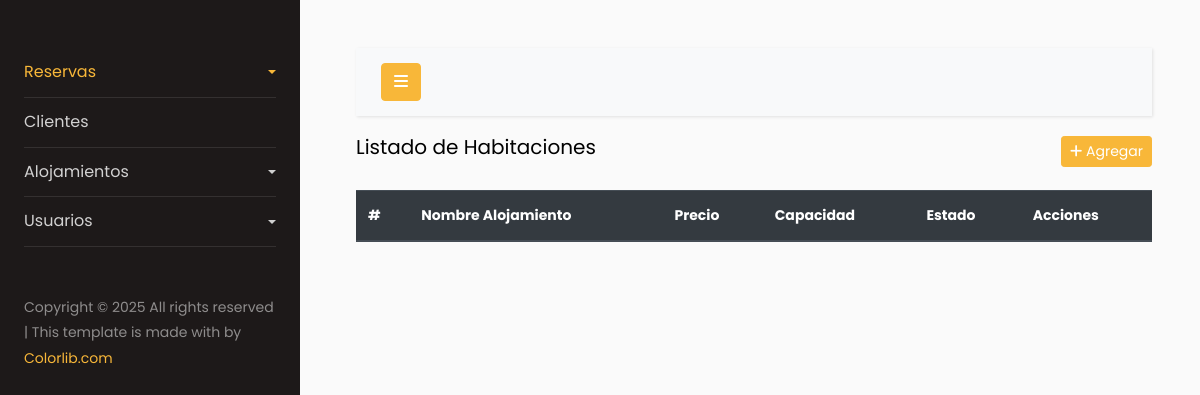
Page /alojamiento/habitaciones/ on the earlier database version.
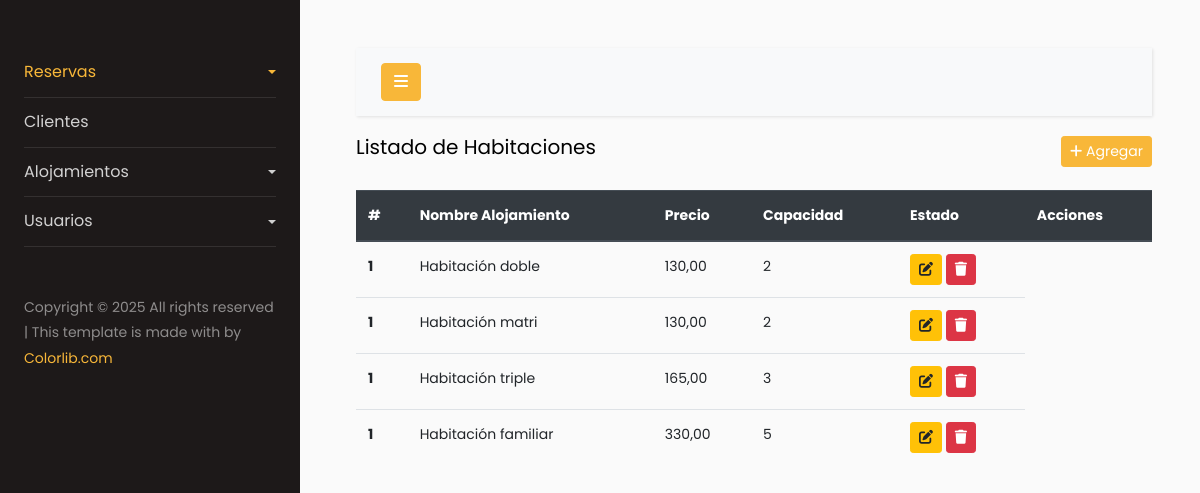
Same page on the later database version.
### alojamiento/models.py (models this page shows, shortened)
class Alojamiento(models.Model):
    name_booking =  models.CharField(max_length=255, unique=True ,verbose_name='Nombre del Alojamiento')
    description_booking = models.TextField(max_length=255, verbose_name='Descripción del Alojamiento')
    price_night = models.DecimalField(max_digits=10, decimal_places=2 ,verbose_name='Precio por noche')
    capacity_booking = models.IntegerField(verbose_name='Capacidad Maxima')
    size_booking = models.CharField(max_length=50, verbose_name='Tamaño del Alojamiento')
    active_booking = models.BooleanField(default=True, verbose_name='Estado del Alojamiento')
    class Meta:
        abstract  = True

class Habitaciones(Alojamiento):
    TIPO_HABITACION = [
        ('Doble', 'Doble'),
        ('Matrimonial', 'Matrimonial'),
        ('Triple', 'Triple'),
        ('Familiar', 'Familiar')
    ]
    type_booking =  models.CharField(max_length=150, choices=TIPO_HABITACION, verbose_name='Tipo de habitación')
    class Meta:
        verbose_name = 'Habitación'
        verbose_name_plural = 'Habitaciones'
        db_table = 'Habitaciones'

### alojamiento/views.py (the view)
# urls.py: path('habitaciones/', Habitaciones.as_view(), name='index-habitacion'),
class Habitaciones(ListView):
    model = Habitaciones
    context_object_name = 'obj_alojamiento'
    template_name = 'habitaciones/index-habitaciones.html'

### alojamiento/templates/habitaciones/index-habitaciones.html
{% extends 'index-intranet.html' %}
{% block content %}
<div class="d-flex justify-content-between align-items-center " style="margin-bottom: 20px;">
    <h5>Listado de Habitaciones</h5>
    <a href="" class="btn btn-primary btn-sm"><i class="fa-solid fa-plus"></i> Agregar</a>
</div>
<table class="table table-hover">
    <thead class="thead-dark">
        <tr>
            <th scope="col">#</th>
            <th scope="col">Nombre Alojamiento</th>
            <th scope="col">Precio</th>
            <th scope="col">Capacidad</th>
            <th scope="col">Estado</th>
            <th scope="col">Acciones</th>
        </tr>
    </thead>
    <tbody>
        {% for i in obj_alojamiento %}
        <tr>
            <th scope="row">1</th>
            <td>{{ i.name_booking }}</td>
            <td>{{i.price_night}}</td>
            <td>{{i.capacity_booking}}</td>
            <td>
                <a href="" class="btn btn-warning btn-sm"><i class="fa-solid fa-pen-to-square"></i></a>
                <a href="" class="btn btn-danger btn-sm"><i class="fa-solid fa-trash"></i></a>
            </td>
        </tr>
        {% endfor %}
    </tbody>
</table>
{% endblock %}

Differences in the rows shown:
added Habitaciones: name_booking "Habitación doble", price_night "130,00", capacity_booking "2"
added Habitaciones: name_booking "Habitación matri", price_night "130,00", capacity_booking "2"
added Habitaciones: name_booking "Habitación triple", price_night "165,00", capacity_booking "3"
added Habitaciones: name_booking "Habitación familiar", price_night "330,00", capacity_booking "5"
